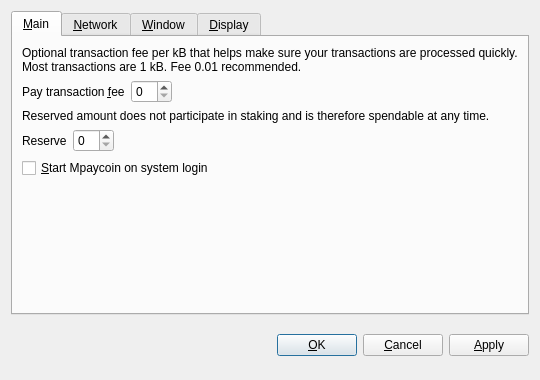
<?xml version="1.0" encoding="UTF-8"?>
<ui version="4.0">
 <class>OptionsDialog</class>
 <widget class="QDialog" name="OptionsDialog">
  <property name="geometry">
   <rect>
    <x>0</x>
    <y>0</y>
    <width>540</width>
    <height>380</height>
   </rect>
  </property>
  <property name="windowTitle">
   <string>Options</string>
  </property>
  <property name="modal">
   <bool>true</bool>
  </property>
  <layout class="QVBoxLayout" name="verticalLayout">
   <item>
    <widget class="QTabWidget" name="tabWidget">
     <property name="tabPosition">
      <enum>QTabWidget::North</enum>
     </property>
     <property name="currentIndex">
      <number>0</number>
     </property>
     <widget class="QWidget" name="tabMain">
      <attribute name="title">
       <string>&amp;Main</string>
      </attribute>
      <layout class="QVBoxLayout" name="verticalLayout_Main">
       <item>
        <widget class="QLabel" name="transactionFeeInfoLabel">
         <property name="text">
          <string>Optional transaction fee per kB that helps make sure your transactions are processed quickly. Most transactions are 1 kB. Fee 0.01 recommended.</string>
         </property>
         <property name="textFormat">
          <enum>Qt::PlainText</enum>
         </property>
         <property name="wordWrap">
          <bool>true</bool>
         </property>
        </widget>
       </item>
       <item>
        <layout class="QHBoxLayout" name="horizontalLayoutFee">
         <item>
          <widget class="QLabel" name="transactionFeeLabel">
           <property name="text">
            <string>Pay transaction &amp;fee</string>
           </property>
           <property name="textFormat">
            <enum>Qt::PlainText</enum>
           </property>
           <property name="buddy">
            <cstring>transactionFee</cstring>
           </property>
          </widget>
         </item>
         <item>
          <widget class="BitcoinAmountField" name="transactionFee"/>
         </item>
         <item>
          <spacer name="horizontalSpacerFee">
           <property name="orientation">
            <enum>Qt::Horizontal</enum>
           </property>
           <property name="sizeHint" stdset="0">
            <size>
             <width>40</width>
             <height>20</height>
            </size>
           </property>
          </spacer>
         </item>
        </layout>
       </item>
       <item>
        <widget class="QLabel" name="reserveBalanceInfoLabel">
         <property name="text">
          <string>Reserved amount does not participate in staking and is therefore spendable at any time.</string>
         </property>
         <property name="textFormat">
          <enum>Qt::PlainText</enum>
         </property>
         <property name="wordWrap">
          <bool>true</bool>
         </property>
        </widget>
       </item>
       <item>
        <layout class="QHBoxLayout" name="horizontalLayoutReserveBalance">
         <item>
          <widget class="QLabel" name="reserveBalanceLabel">
           <property name="text">
            <string>Reserve</string>
           </property>
           <property name="textFormat">
            <enum>Qt::PlainText</enum>
           </property>
           <property name="buddy">
            <cstring>reserveBalance</cstring>
           </property>
          </widget>
         </item>
         <item>
          <widget class="BitcoinAmountField" name="reserveBalance"/>
         </item>
         <item>
          <spacer name="horizontalSpacerReserveBalance">
           <property name="orientation">
            <enum>Qt::Horizontal</enum>
           </property>
           <property name="sizeHint" stdset="0">
            <size>
             <width>40</width>
             <height>20</height>
            </size>
           </property>
          </spacer>
         </item>
        </layout>
       </item>
       <item>
        <widget class="QCheckBox" name="bitcoinAtStartup">
         <property name="toolTip">
          <string>Automatically start Mpaycoin after logging in to the system.</string>
         </property>
         <property name="text">
          <string>&amp;Start Mpaycoin on system login</string>
         </property>
        </widget>
       </item>
       <item>
        <spacer name="verticalSpacer_Main">
         <property name="orientation">
          <enum>Qt::Vertical</enum>
         </property>
         <property name="sizeHint" stdset="0">
          <size>
           <width>20</width>
           <height>40</height>
          </size>
         </property>
        </spacer>
       </item>
      </layout>
     </widget>
     <widget class="QWidget" name="tabNetwork">
      <attribute name="title">
       <string>&amp;Network</string>
      </attribute>
      <layout class="QVBoxLayout" name="verticalLayout_Network">
       <item>
        <widget class="QCheckBox" name="mapPortUpnp">
         <property name="toolTip">
          <string>Automatically open the Mpaycoin client port on the router. This only works when your router supports UPnP and it is enabled.</string>
         </property>
         <property name="text">
          <string>Map port using &amp;UPnP</string>
         </property>
        </widget>
       </item>
       <item>
        <widget class="QCheckBox" name="connectSocks">
         <property name="toolTip">
          <string>Connect to the Mpaycoin network through a SOCKS proxy (e.g. when connecting through Tor).</string>
         </property>
         <property name="text">
          <string>&amp;Connect through SOCKS proxy:</string>
         </property>
        </widget>
       </item>
       <item>
        <layout class="QHBoxLayout" name="horizontalLayout_Network">
         <item>
          <widget class="QLabel" name="proxyIpLabel">
           <property name="text">
            <string>Proxy &amp;IP:</string>
           </property>
           <property name="textFormat">
            <enum>Qt::PlainText</enum>
           </property>
           <property name="buddy">
            <cstring>proxyIp</cstring>
           </property>
          </widget>
         </item>
         <item>
          <widget class="QValidatedLineEdit" name="proxyIp">
           <property name="maximumSize">
            <size>
             <width>140</width>
             <height>16777215</height>
            </size>
           </property>
           <property name="toolTip">
            <string>IP address of the proxy (e.g. 127.0.0.1)</string>
           </property>
          </widget>
         </item>
         <item>
          <widget class="QLabel" name="proxyPortLabel">
           <property name="text">
            <string>&amp;Port:</string>
           </property>
           <property name="textFormat">
            <enum>Qt::PlainText</enum>
           </property>
           <property name="buddy">
            <cstring>proxyPort</cstring>
           </property>
          </widget>
         </item>
         <item>
          <widget class="QLineEdit" name="proxyPort">
           <property name="maximumSize">
            <size>
             <width>55</width>
             <height>16777215</height>
            </size>
           </property>
           <property name="toolTip">
            <string>Port of the proxy (e.g. 9050)</string>
           </property>
          </widget>
         </item>
         <item>
          <widget class="QLabel" name="socksVersionLabel">
           <property name="text">
            <string>SOCKS &amp;Version:</string>
           </property>
           <property name="textFormat">
            <enum>Qt::PlainText</enum>
           </property>
           <property name="buddy">
            <cstring>socksVersion</cstring>
           </property>
          </widget>
         </item>
         <item>
          <widget class="QValueComboBox" name="socksVersion">
           <property name="toolTip">
            <string>SOCKS version of the proxy (e.g. 5)</string>
           </property>
          </widget>
         </item>
         <item>
          <spacer name="horizontalSpacer_Network">
           <property name="orientation">
            <enum>Qt::Horizontal</enum>
           </property>
           <property name="sizeHint" stdset="0">
            <size>
             <width>40</width>
             <height>20</height>
            </size>
           </property>
          </spacer>
         </item>
        </layout>
       </item>
       <item>
        <spacer name="verticalSpacer_Network">
         <property name="orientation">
          <enum>Qt::Vertical</enum>
         </property>
         <property name="sizeHint" stdset="0">
          <size>
           <width>20</width>
           <height>40</height>
          </size>
         </property>
        </spacer>
       </item>
      </layout>
     </widget>
     <widget class="QWidget" name="tabWindow">
      <attribute name="title">
       <string>&amp;Window</string>
      </attribute>
      <layout class="QVBoxLayout" name="verticalLayout_Window">
       <item>
        <widget class="QCheckBox" name="minimizeToTray">
         <property name="toolTip">
          <string>Show only a tray icon after minimizing the window.</string>
         </property>
         <property name="text">
          <string>&amp;Minimize to the tray instead of the taskbar</string>
         </property>
        </widget>
       </item>
       <item>
        <widget class="QCheckBox" name="minimizeOnClose">
         <property name="toolTip">
          <string>Minimize instead of exit the application when the window is closed. When this option is enabled, the application will be closed only after selecting Quit in the menu.</string>
         </property>
         <property name="text">
          <string>M&amp;inimize on close</string>
         </property>
        </widget>
       </item>
       <item>
        <spacer name="verticalSpacer_Window">
         <property name="orientation">
          <enum>Qt::Vertical</enum>
         </property>
         <property name="sizeHint" stdset="0">
          <size>
           <width>20</width>
           <height>40</height>
          </size>
         </property>
        </spacer>
       </item>
      </layout>
     </widget>
     <widget class="QWidget" name="tabDisplay">
      <attribute name="title">
       <string>&amp;Display</string>
      </attribute>
      <layout class="QVBoxLayout" name="verticalLayout_Display">
       <item>
        <layout class="QHBoxLayout" name="horizontalLayout_1_Display">
         <item>
          <widget class="QLabel" name="langLabel">
           <property name="text">
            <string>User Interface &amp;language:</string>
           </property>
           <property name="textFormat">
            <enum>Qt::PlainText</enum>
           </property>
           <property name="buddy">
            <cstring>lang</cstring>
           </property>
          </widget>
         </item>
         <item>
          <widget class="QValueComboBox" name="lang">
           <property name="toolTip">
            <string>The user interface language can be set here. This setting will take effect after restarting Mpaycoin.</string>
           </property>
          </widget>
         </item>
        </layout>
       </item>
       <item>
        <layout class="QHBoxLayout" name="horizontalLayout_2_Display">
         <item>
          <widget class="QLabel" name="unitLabel">
           <property name="text">
            <string>&amp;Unit to show amounts in:</string>
           </property>
           <property name="textFormat">
            <enum>Qt::PlainText</enum>
           </property>
           <property name="buddy">
            <cstring>unit</cstring>
           </property>
          </widget>
         </item>
         <item>
          <widget class="QValueComboBox" name="unit">
           <property name="toolTip">
            <string>Choose the default subdivision unit to show in the interface and when sending coins.</string>
           </property>
          </widget>
         </item>
        </layout>
       </item>
       <item>
        <widget class="QCheckBox" name="displayAddresses">
         <property name="toolTip">
          <string>Whether to show Mpaycoin addresses in the transaction list or not.</string>
         </property>
         <property name="text">
          <string>&amp;Display addresses in transaction list</string>
         </property>
        </widget>
       </item>
       <item>
        <widget class="QCheckBox" name="coinControlFeatures">
         <property name="toolTip">
          <string>Whether to show coin control features or not.</string>
         </property>
         <property name="text">
          <string>Display coin &amp;control features (experts only!)</string>
         </property>
        </widget>
       </item>
       <item>
        <spacer name="verticalSpacer_Display">
         <property name="orientation">
          <enum>Qt::Vertical</enum>
         </property>
         <property name="sizeHint" stdset="0">
          <size>
           <width>20</width>
           <height>40</height>
          </size>
         </property>
        </spacer>
       </item>
      </layout>
     </widget>
    </widget>
   </item>
   <item>
    <layout class="QHBoxLayout" name="horizontalLayout_Buttons">
     <item>
      <spacer name="horizontalSpacer_1">
       <property name="orientation">
        <enum>Qt::Horizontal</enum>
       </property>
       <property name="sizeHint" stdset="0">
        <size>
         <width>40</width>
         <height>48</height>
        </size>
       </property>
      </spacer>
     </item>
     <item>
      <widget class="QLabel" name="statusLabel">
       <property name="font">
        <font>
         <weight>75</weight>
         <bold>true</bold>
        </font>
       </property>
       <property name="text">
        <string/>
       </property>
       <property name="textFormat">
        <enum>Qt::PlainText</enum>
       </property>
       <property name="wordWrap">
        <bool>true</bool>
       </property>
      </widget>
     </item>
     <item>
      <spacer name="horizontalSpacer_2">
       <property name="orientation">
        <enum>Qt::Horizontal</enum>
       </property>
       <property name="sizeHint" stdset="0">
        <size>
         <width>40</width>
         <height>48</height>
        </size>
       </property>
      </spacer>
     </item>
     <item>
      <widget class="QPushButton" name="okButton">
       <property name="text">
        <string>&amp;OK</string>
       </property>
      </widget>
     </item>
     <item>
      <widget class="QPushButton" name="cancelButton">
       <property name="text">
        <string>&amp;Cancel</string>
       </property>
       <property name="autoDefault">
        <bool>false</bool>
       </property>
      </widget>
     </item>
     <item>
      <widget class="QPushButton" name="applyButton">
       <property name="text">
        <string>&amp;Apply</string>
       </property>
       <property name="autoDefault">
        <bool>false</bool>
       </property>
      </widget>
     </item>
    </layout>
   </item>
  </layout>
 </widget>
 <customwidgets>
  <customwidget>
   <class>BitcoinAmountField</class>
   <extends>QSpinBox</extends>
   <header>bitcoinamountfield.h</header>
  </customwidget>
  <customwidget>
   <class>QValueComboBox</class>
   <extends>QComboBox</extends>
   <header>qvaluecombobox.h</header>
  </customwidget>
  <customwidget>
   <class>QValidatedLineEdit</class>
   <extends>QLineEdit</extends>
   <header>qvalidatedlineedit.h</header>
  </customwidget>
 </customwidgets>
 <resources/>
 <connections/>
</ui>
